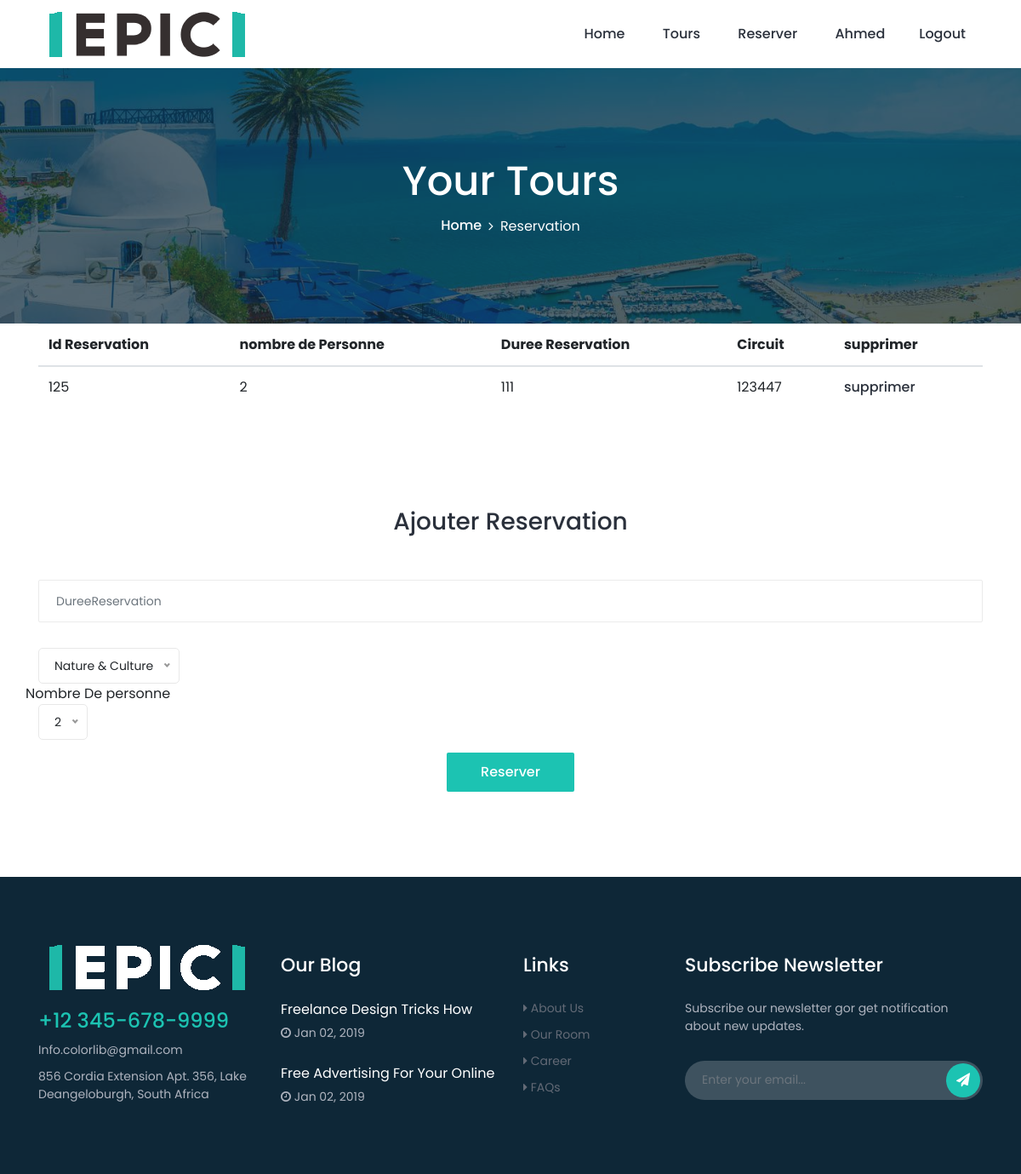
The app's page /projet/views/roberto/reservation.php (signed in) with its own data.
### tables this page shows
CREATE TABLE `reservation` (
  `idReservation` int(11) NOT NULL,
  `cinClient` int(11) NOT NULL,
  `dureeReservation` int(11) NOT NULL,
  `idCircuit` int(11) NOT NULL,
  `nbrePersonne` int(11) NOT NULL
);

### projet/views/roberto/reservation.php (the view, shortened to what this page needs)
<!DOCTYPE html>
<html lang="en">
<head>
    <link rel="stylesheet" href="style.css">
</head>
<body>
    <?php include ("header.php"); ?>
    <div class="breadcrumb-area bg-img bg-overlay jarallax" style="background-image: url(img/bg-img/16.jpg);">
        <div class="container h-100">
            <div class="row h-100 align-items-center">
                <div class="col-12">
                    <div class="breadcrumb-content text-center">
                        <h2 class="page-title">Your Tours</h2>
                        <nav aria-label="breadcrumb">
                            <ol class="breadcrumb justify-content-center">
                                <li class="breadcrumb-item"><a href="index.html">Home</a></li>
                                <li class="breadcrumb-item active" aria-current="page">Reservation</li>
                            </ol>
                        </nav>
                    </div>
                </div>
            </div>
        </div>
    </div>
    <div class="container">
    <table class="table">
  <thead>
    <tr>
      <th scope="col">Id Reservation</th>
      <th scope="col">nombre de Personne</th>
      <th scope="col">Duree Reservation</th>
      <th scope="col">Circuit </th>
      <th scope="col">supprimer</th>
    </tr>
  </thead>
    <tbody>
    <?php
      $cinClient=$_SESSION["cin"];
      $sql="SELECT * FROM reservation WHERE cinClient= $cinClient";
      $db = config::getConnexion();
      try{
          $liste=$db->query($sql);
          while($row = $liste->fetch()){
            echo "<tr>";
            echo "<td scope='col'>".$row["idReservation"]."</td>";
            echo "<td scope='col'>".$row["nbrePersonne"]."</td>";
            echo "<td scope='col'>".$row["dureeReservation"]."</td>";
            echo "<td scope='col'>".$row["idCircuit"]."</td>";
            echo "<td scope='col'><a href=supprimerReservation.php?idReservation=".$row["idReservation"].">supprimer</a></td>";
            echo "</tr>";
          }
        }
      catch (Exception $e){
      }
    ?>
  </tbody>
</table>
</div>
    <div class="roberto-contact-form-area section-padding-100">
        <div class="container">
            <div class="row">
                <div class="col-12">
                    <div class="section-heading text-center wow fadeInUp" data-wow-delay="100ms">
                        <h3>Ajouter Reservation</h3>
                    </div>
                </div>
            </div>
            <div class="row">
                <div class="col-12">
                    <div class="roberto-contact-form">
                        <form action="reserver.php" method="post">
                            <div class="row">
                              <div class="col-12 wow fadeInUp" data-wow-delay="100ms">
                                  <input type="text" name="dureeReservation" class="form-control mb-30" placeholder="DureeReservation">
                              </div>
                              <div class="col-12 wow fadeInUp" data-wow-delay="100ms">
                              </div>
                              Nombre De personne
                              <div class="col-12 wow fadeInUp" data-wow-delay="100ms">
                                </div>
                                <div class="col-12 text-center wow fadeInUp" data-wow-delay="100ms">
                                    <button type="submit" class="btn roberto-btn mt-15">Reserver</button>
                                </div>
                            </div>
                        </form>
                    </div>
                </div>
            </div>
        </div>
    </div>

### projet/views/roberto/style.css (style rules this page uses)
* { margin: 0; padding: 0; }
body { font-family: "Poppins", sans-serif; font-weight: 400; font-size: 16px; position: relative; z-index: auto; }
h1, h2, h3, h4, h5, h6 { font-family: "Poppins", sans-serif; color: #2a303b; line-height: 1.3; font-weight: 500; }
a, a:active, a:focus, a:hover { color: #2a303b; text-decoration: none; -webkit-transition-duration: 500ms; -o-transition-duration: 500ms; transition-duration: 500ms; outline: none; font-weight: 500; }
li { list-style: none; }
img { max-width: 100%; height: auto; }
ul { margin: 0; padding: 0; }
ul li { margin: 0; padding: 0; }
.bg-overlay { position: relative; z-index: 1; }
.bg-overlay::after { position: absolute; content: ""; height: 100%; width: 100%; top: 0; left: 0; z-index: -1; background-color: rgba(14, 39, 55, 0.7); }
.bg-img { background-position: center center !important; background-size: cover !important; background-repeat: no-repeat !important; }
.jarallax { position: relative; z-index: 0; }
.mt-15 { margin-top: 15px; }
.mb-30 { margin-bottom: 30px; }
.mb-80 { margin-bottom: 80px; }
.section-padding-80-0 { padding-top: 80px; padding-bottom: 0; }
.section-padding-100 { padding-top: 100px; padding-bottom: 100px; }
.section-heading { position: relative; z-index: 1; margin-bottom: 50px; }
.roberto-btn { position: relative; z-index: 1; min-width: 150px; height: 46px; line-height: 46px; font-size: 16px; font-weight: 500; display: inline-block; padding: 0 40px; text-align: center; text-transform: capitalize; background-color: #1cc3b2; color: #ffffff; border: none; border-radius: 2px; -webkit-transition-duration: 500ms; -o-transition-duration: 500ms; transition-duration: 500ms; }
.footer-area { position: relative; z-index: 1; background-color: #0e2737; }
.single-footer-widget { position: relative; z-index: 1; }
.single-footer-widget .widget-title { font-size: 22px; color: #ffffff; margin-bottom: 25px; display: block; text-transform: capitalize; }
.single-footer-widget .latest-blog-area { position: relative; z-index: 1; margin-bottom: 25px; }
.single-footer-widget .latest-blog-area:last-child { margin-bottom: 0; }
.single-footer-widget .latest-blog-area .post-title { font-size: 16px; display: block; margin-bottom: 5px; color: #ffffff; font-weight: 400; }
.single-footer-widget .footer-nav { position: relative; z-index: 1; }
.single-footer-widget .footer-nav li a { display: block; margin-bottom: 10px; color: #636a76; font-size: 14px; font-weight: 400; text-transform: capitalize; }
.single-footer-widget .footer-nav li:last-child a { margin-bottom: 0; }
.single-footer-widget .nl-form { position: relative; z-index: 1; margin-top: 30px; }
.single-footer-widget .nl-form input { width: 100%; height: 46px; background-color: #3e525f; border-radius: 30px; border: none; padding: 0 20px; color: #ffffff; font-size: 14px; }
.single-footer-widget .nl-form button { position: absolute; width: 40px; height: 40px; border-radius: 50%; border: none; top: 3px; right: 3px; color: #ffffff; background-color: #1cc3b2; cursor: pointer; -webkit-transition-duration: 500ms; -o-transition-duration: 500ms; transition-duration: 500ms; }
.single-footer-widget .footer-logo { display: block; margin-bottom: 20px; }
.single-footer-widget h4 { color: #1cc3b2; }
.single-footer-widget span { color: #afb4bf; font-size: 14px; display: block; margin-bottom: 10px; }
.single-footer-widget span:last-child { margin-bottom: 0; }
.roberto-contact-form { position: relative; z-index: 1; }
.roberto-contact-form .form-control { width: 100%; height: 50px; padding: 0 20px; border-radius: 2px; color: #afb4bf; font-size: 14px; border: 1px solid #ebebeb; }
.breadcrumb-area { position: relative; z-index: 1; height: 300px; }
.breadcrumb-area .page-title { color: #ffffff; font-size: 48px; }
.breadcrumb-content { position: relative; z-index: 1; }
.breadcrumb-content .breadcrumb { padding: 0; background-color: transparent; margin-bottom: 0; }
.breadcrumb-content .breadcrumb .breadcrumb-item { color: #ffffff; }
.breadcrumb-content .breadcrumb .breadcrumb-item a { color: #ffffff; }
.breadcrumb-content .breadcrumb .breadcrumb-item + .breadcrumb-item::before { content: '\f105'; font-family: "FontAwesome"; color: #ffffff; }

### projet/views/roberto/css/default-assets/classy-nav.css (style rules this page uses)
.justify-content-between { -webkit-box-pack: justify; -ms-flex-pack: justify; justify-content: space-between; }
.justify-content-center { -webkit-box-pack: center; -ms-flex-pack: center; justify-content: center; }

### records on screen
reservation: idReservation "125", nbrePersonne "2", dureeReservation "111", idCircuit "123447"

### other values on screen
$_SESSION["user"] "Ahmed"
